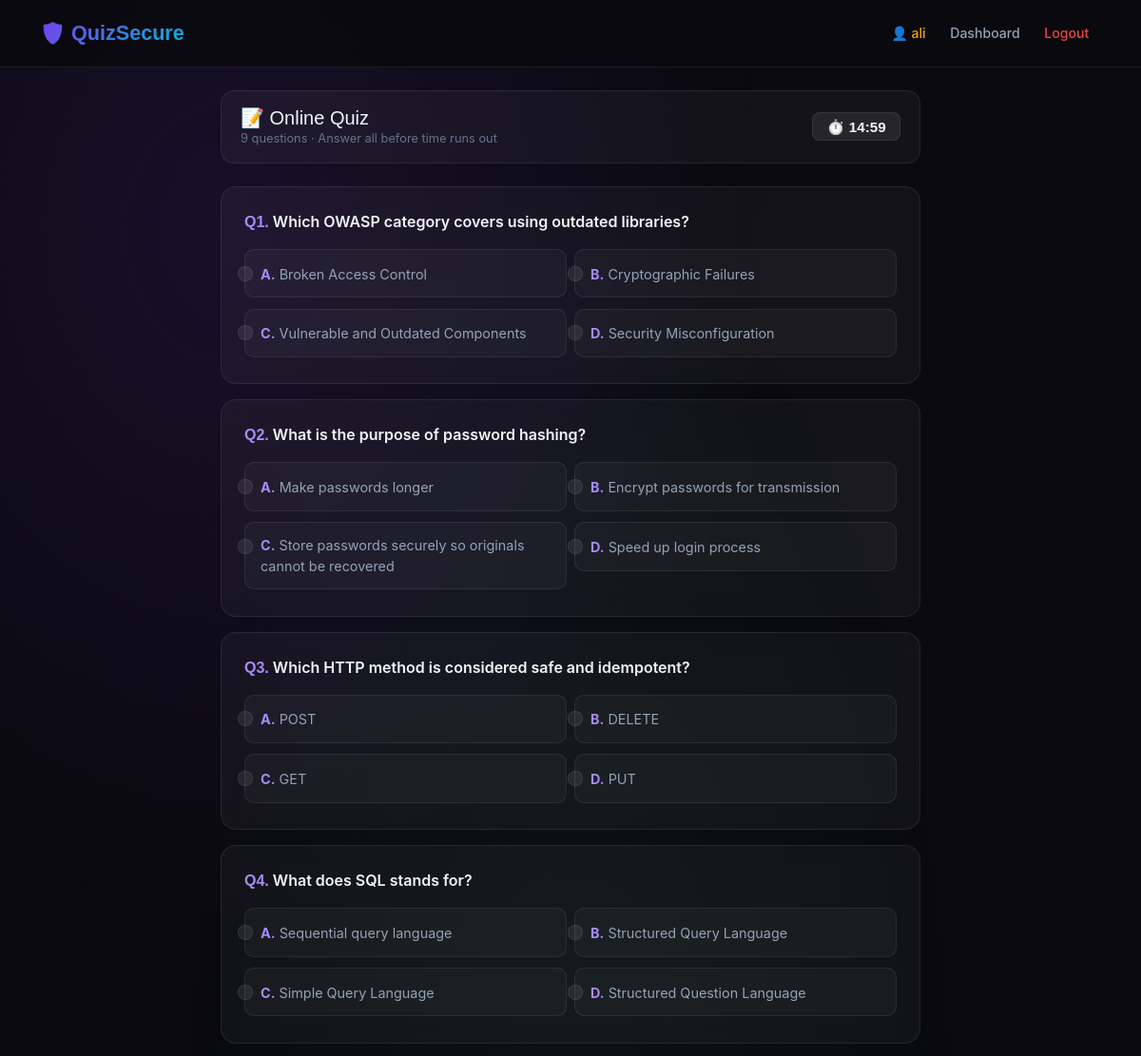
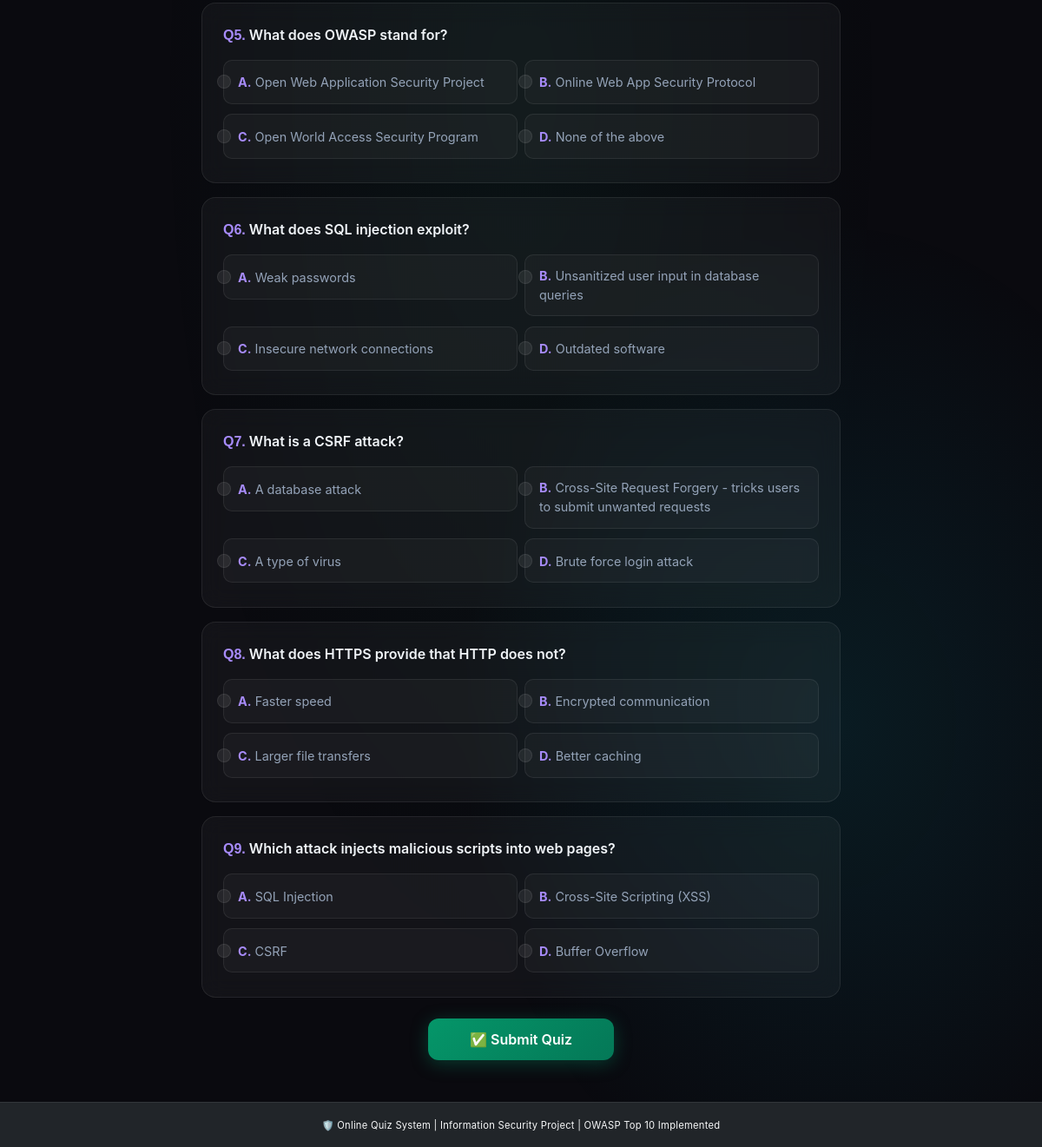
Page /take_quiz (signed in) on the committed database (2 pictures, top to bottom).
### app.py (models this page shows)
class User(db.Model):
    id = db.Column(db.Integer, primary_key=True)
    name = db.Column(db.String(100), nullable=False)
    email = db.Column(db.String(120), unique=True, nullable=False)
    password = db.Column(db.String(200), nullable=False)  # Hashed
    role = db.Column(db.String(10), default='student')    # 'student' or 'admin'
    fee_paid = db.Column(db.Boolean, default=False)
    test_date = db.Column(db.String(50), nullable=True)
    created_at = db.Column(db.DateTime, default=datetime.utcnow)
    results = db.relationship('Result', backref='user', lazy=True)

class Question(db.Model):
    id = db.Column(db.Integer, primary_key=True)
    question_text = db.Column(db.Text, nullable=False)
    option_a = db.Column(db.String(200), nullable=False)
    option_b = db.Column(db.String(200), nullable=False)
    option_c = db.Column(db.String(200), nullable=False)
    option_d = db.Column(db.String(200), nullable=False)
    correct_answer = db.Column(db.String(1), nullable=False)  # A, B, C, or D
    category = db.Column(db.String(100), default='General')

### app.py (the view)
@app.route('/take_quiz')
@login_required
def take_quiz():
    user = User.query.get(session['user_id'])
    if not user.fee_paid:
        flash('Please pay the fee first to take the quiz!', 'warning')
        return redirect(url_for('pay_fee'))
    all_questions = Question.query.all()
    if len(all_questions) == 0:
        flash('No questions available yet. Contact admin.', 'warning')
        return redirect(url_for('dashboard'))
    num_questions = min(10, len(all_questions))
    questions = random.sample(all_questions, num_questions)
    session['quiz_questions'] = [q.id for q in questions]
    return render_template('quiz.html', questions=questions)

### app.py (called while the page is built)
def login_required(f):
    from functools import wraps
    @wraps(f)
    def decorated(*args, **kwargs):
        if 'user_id' not in session:
            flash('Please login first!', 'warning')
            return redirect(url_for('login'))
        return f(*args, **kwargs)
    return decorated

### templates/quiz.html (shortened to what this page needs)
{% extends "base.html" %}
{% block content %}
<div class="row justify-content-center">
  <div class="col-md-8">
    <div style="display:flex; justify-content:space-between; align-items:center; margin-bottom:1.5rem; padding:1rem 1.25rem; background:rgba(255,255,255,0.04); border:1px solid rgba(255,255,255,0.08); border-radius:14px;">
      <div>
        <h5 style="margin:0; font-family:'Space Grotesk',sans-serif;">📝 Online Quiz</h5>
        <p style="margin:0; color:#64748b; font-size:0.8rem;">{{ questions|length }} questions · Answer all before time runs out</p>
      </div>
      <span id="timer" class="badge">⏱️ 15:00</span>
    </div>
    <form method="POST" action="{{ url_for('submit_quiz') }}" id="quizForm">
      {% for q in questions %}
      <div class="card mb-3">
        <div class="card-body">
          <p style="font-weight:600; color:#f1f5f9; margin-bottom:1rem;">
            <span style="color:#a78bfa; font-family:'Space Grotesk',sans-serif;">Q{{ loop.index }}.</span>
            {{ q.question_text }}
          </p>
          <div class="row g-2">
            {% for opt, label in [('a','A'), ('b','B'), ('c','C'), ('d','D')] %}
            <div class="col-md-6">
              <div class="option-card form-check">
                <input class="form-check-input" type="radio"
                       name="q_{{ q.id }}" id="q{{ q.id }}_{{ label }}"
                       value="{{ label }}" required>
                <label class="form-check-label w-100" for="q{{ q.id }}_{{ label }}">
                  <strong style="color:#a78bfa;">{{ label }}.</strong>
                  {{ q['option_' + opt] }}
                </label>
              </div>
            </div>
            {% endfor %}
          </div>
        </div>
      </div>
      {% endfor %}
      <div class="text-center mt-4 mb-5">
        <button type="submit" class="btn btn-success btn-lg px-5">✅ Submit Quiz</button>
      </div>
    </form>
  </div>
</div>
{% endblock %}

### templates/base.html (shortened to what this page needs)
<!DOCTYPE html>
<html lang="en">
<head>
    <link href="https://cdn.jsdelivr.net/npm/bootstrap@5.3.0/dist/css/bootstrap.min.css" rel="stylesheet">
    <link rel="stylesheet" href="{{ url_for('static', filename='css/style.css') }}">
</head>
<body>
<div class="content-wrapper">
    <nav class="navbar navbar-expand-lg navbar-dark bg-dark">
        <div class="container">
            <a class="navbar-brand fw-bold" href="{{ url_for('index') }}">🛡️ QuizSecure</a>
            <div class="collapse navbar-collapse" id="navbarNav">
                <ul class="navbar-nav ms-auto">
                    {% if session.get('user_id') %}
                        <li class="nav-item">
                            <span class="nav-link text-warning">👤 {{ session.get('user_name') }}</span>
                        </li>
                        {% if session.get('role') == 'admin' %}
                        <li class="nav-item">
                            <a class="nav-link" href="{{ url_for('admin_dashboard') }}">Admin Panel</a>
                        </li>
                        {% else %}
                        <li class="nav-item">
                            <a class="nav-link" href="{{ url_for('dashboard') }}">Dashboard</a>
                        </li>
                        {% endif %}
                        <li class="nav-item">
                            <a class="nav-link text-danger" href="{{ url_for('logout') }}">Logout</a>
                        </li>
                    {% endif %}
                </ul>
            </div>
        </div>
    </nav>
    <div class="container mt-4">
        {% block content %}{% endblock %}
    </div>
</div>
<footer class="py-3 bg-dark text-center text-light">
    <small>🛡️ Online Quiz System | Information Security Project | OWASP Top 10 Implemented</small>
</footer>
</body>
</html>

### static/css/style.css (style rules this page uses)
:root { --bg-primary: #0a0a0f; --bg-secondary: #0f0f1a; --bg-card: rgba(255,255,255,0.04); --bg-card-hover: rgba(255,255,255,0.08); --accent-1: #7c3aed; --accent-2: #06b6d4; --accent-3: #10b981; --accent-danger: #ef4444; --accent-warn: #f59e0b; --text-primary: #f1f5f9; --text-muted: #64748b; --text-dim: #94a3b8; --border: rgba(255,255,255,0.08); --border-accent: rgba(124,58,237,0.4); --glow-purple: rgba(124,58,237,0.15); --glow-cyan: rgba(6,182,212,0.15); }
*, *::before, *::after { box-sizing: border-box; }
body { background: var(--bg-primary); color: var(--text-primary); font-family: 'Inter', sans-serif; min-height: 100vh; position: relative; overflow-x: hidden; }
body::before { content: ''; position: fixed; inset: 0; background: radial-gradient(ellipse 80% 50% at 20% 10%, rgba(124,58,237,0.12) 0%, transparent 60%), radial-gradient(ellipse 60% 40% at 80% 80%, rgba(6,182,212,0.10) 0%, transparent 60%), radial-gradient(ellipse 50% 60% at 50% 50%, rgba(16,185,129,0.05) 0%, transparent 70%); pointer-events: none; z-index: 0; }
body > * { position: relative; z-index: 1; }
.navbar { background: rgba(10,10,15,0.85) !important; backdrop-filter: blur(20px); -webkit-backdrop-filter: blur(20px); border-bottom: 1px solid var(--border); padding: 0.85rem 0; }
.navbar-brand { font-family: 'Space Grotesk', sans-serif; font-weight: 700; font-size: 1.35rem !important; background: linear-gradient(135deg, #7c3aed, #06b6d4); -webkit-background-clip: text; -webkit-text-fill-color: transparent; background-clip: text; }
.nav-link { color: var(--text-dim) !important; font-size: 0.88rem; font-weight: 500; transition: color 0.2s; padding: 0.4rem 0.8rem !important; border-radius: 8px; }
.nav-link.text-warning { color: var(--accent-warn) !important; }
.nav-link.text-danger { color: var(--accent-danger) !important; }
.card { background: var(--bg-card) !important; border: 1px solid var(--border) !important; border-radius: 16px !important; backdrop-filter: blur(12px); color: var(--text-primary); transition: border-color 0.3s, transform 0.2s, box-shadow 0.3s; overflow: hidden; }
.card-body { padding: 1.5rem !important; }
.btn { font-weight: 600; font-size: 0.875rem; border-radius: 10px; padding: 0.55rem 1.3rem; border: none; transition: all 0.25s; position: relative; overflow: hidden; }
.btn-success { background: linear-gradient(135deg, #059669, #047857); color: #fff; box-shadow: 0 4px 20px rgba(5,150,105,0.35); }
.btn-lg { padding: 0.75rem 2rem; font-size: 1rem; border-radius: 12px; }
.badge { border-radius: 6px; font-weight: 600; font-size: 0.72rem; padding: 0.3em 0.65em; }
.option-card { background: rgba(255,255,255,0.03); border: 1px solid var(--border) !important; border-radius: 10px !important; padding: 0.8rem 1rem !important; margin-bottom: 0.2rem; transition: all 0.2s; cursor: pointer; }
.form-check-input { background-color: rgba(255,255,255,0.08) !important; border-color: var(--border) !important; }
.form-check-label { color: var(--text-dim); cursor: pointer; font-size: 0.9rem; }
#timer { font-family: 'Space Grotesk', sans-serif; font-weight: 700; background: rgba(255,255,255,0.08) !important; color: var(--text-primary) !important; border: 1px solid var(--border); border-radius: 8px; padding: 0.4rem 0.9rem; font-size: 0.95rem !important; }
footer { background: rgba(10,10,15,0.9) !important; border-top: 1px solid var(--border); color: var(--text-muted) !important; font-size: 0.8rem; letter-spacing: 0.02em; padding: 1rem 0 !important; }
h1,h2,h3,h4,h5,h6 { font-family: 'Space Grotesk', sans-serif; color: var(--text-primary); }
strong { color: var(--text-primary); }
.text-danger { color: #f87171 !important; }
.text-warning { color: #fbbf24 !important; }

### templates/base.html (style rules this page uses)
body { display: flex; flex-direction: column; min-height: 100vh; margin: 0; }
.content-wrapper { flex: 1 0 auto; }
footer { flex-shrink: 0; }

### rows in the picture
User: get "ali"
Question: question_text "Which OWASP category covers using outdated libraries?", label "A" "B" "C" "D", option_a "Broken Access Control" "Cryptographic Failures" "Vulnerable and Outdated Components" "Security Misconfiguration"
Question: question_text "What is the purpose of password hashing?", label "A" "B" "C" "D", option_a "Make passwords longer" "Encrypt passwords for transmission" "Store passwords securely so originals cannot be recovered" "Speed up login process"
Question: question_text "Which HTTP method is considered safe and idempotent?", label "A" "B" "C" "D", option_a "POST" "DELETE" "GET" "PUT"
Question: question_text "What does SQL stands for?", label "A" "B" "C" "D", option_a "Sequential query language" "Structured Query Language" "Simple Query Language" "Structured Question Language"
Question: question_text "What does OWASP stand for?", label "A" "B" "C" "D", option_a "Open Web Application Security Project" "Online Web App Security Protocol" "Open World Access Security Program" "None of the above"
Question: question_text "What does SQL injection exploit?", label "A" "B" "C" "D", option_a "Weak passwords" "Unsanitized user input in database queries" "Insecure network connections" "Outdated software"
Question: question_text "What is a CSRF attack?", label "A" "B" "C" "D", option_a "A database attack" "Cross-Site Request Forgery - tricks users to submit unwanted requests" "A type of virus" "Brute force login attack"
Question: question_text "What does HTTPS provide that HTTP does not?", label "A" "B" "C" "D", option_a "Faster speed" "Encrypted communication" "Larger file transfers" "Better caching"
Question: question_text "Which attack injects malicious scripts into web pages?", label "A" "B" "C" "D", option_a "SQL Injection" "Cross-Site Scripting (XSS)" "CSRF" "Buffer Overflow"
